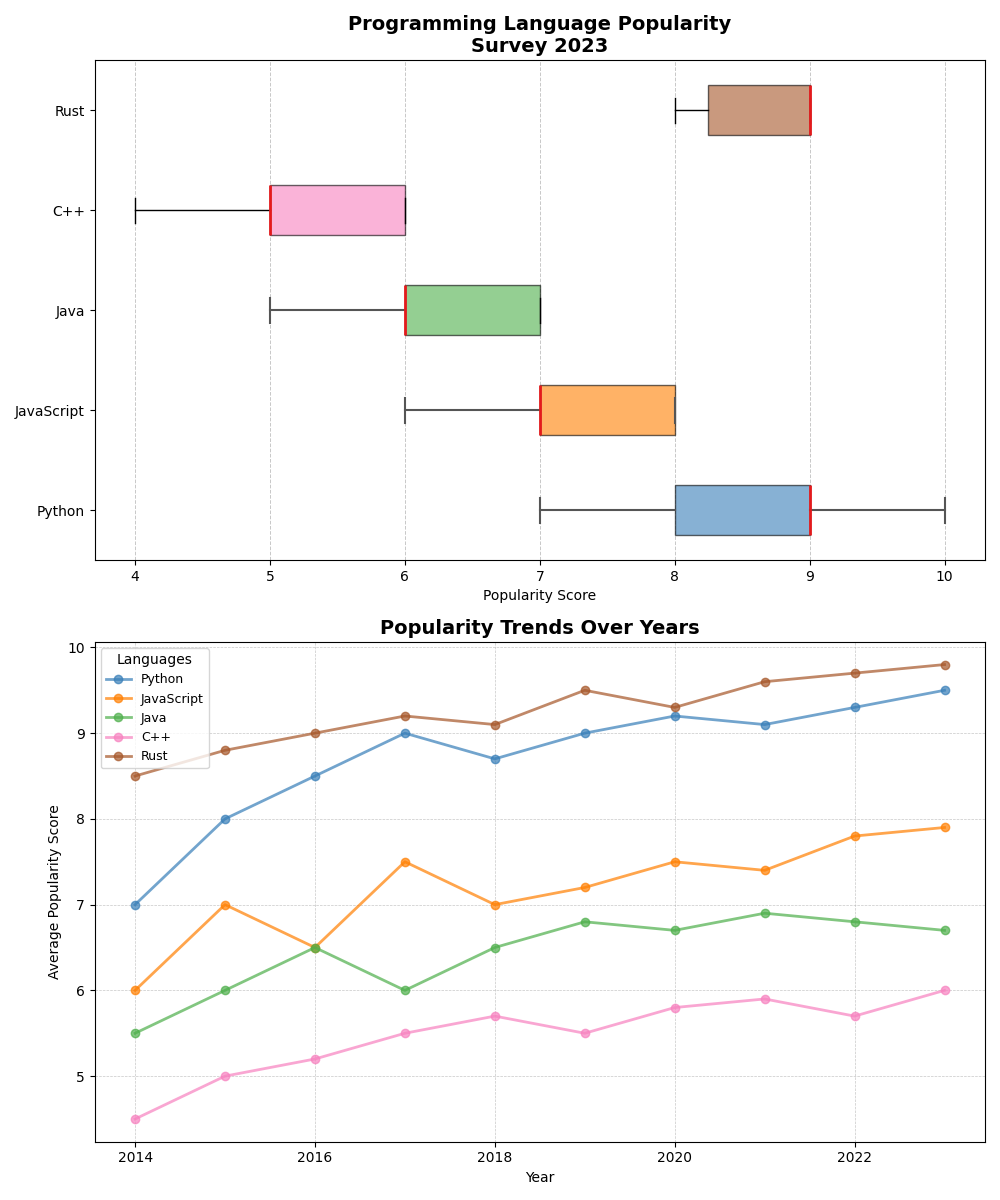

Write the Python code that produced this figure.
import matplotlib.pyplot as plt
import numpy as np

languages = ['Python', 'JavaScript', 'Java', 'C++', 'Rust']

python_scores = [8, 9, 8, 10, 9, 7, 9, 8, 9, 10]
javascript_scores = [7, 8, 6, 7, 8, 7, 6, 7, 8, 8]
java_scores = [6, 7, 6, 5, 6, 7, 6, 7, 7, 6]
cplusplus_scores = [5, 6, 5, 6, 5, 4, 5, 6, 6, 5]
rust_scores = [9, 8, 9, 9, 9, 9, 8, 9, 8, 9]

years = np.arange(2014, 2024)
avg_scores = {
    'Python': [7, 8, 8.5, 9, 8.7, 9, 9.2, 9.1, 9.3, 9.5],
    'JavaScript': [6, 7, 6.5, 7.5, 7, 7.2, 7.5, 7.4, 7.8, 7.9],
    'Java': [5.5, 6, 6.5, 6, 6.5, 6.8, 6.7, 6.9, 6.8, 6.7],
    'C++': [4.5, 5, 5.2, 5.5, 5.7, 5.5, 5.8, 5.9, 5.7, 6],
    'Rust': [8.5, 8.8, 9, 9.2, 9.1, 9.5, 9.3, 9.6, 9.7, 9.8]
}

language_scores = [python_scores, javascript_scores, java_scores, cplusplus_scores, rust_scores]

# Create a figure with two subplots stacked vertically
fig, axes = plt.subplots(2, 1, figsize=(10, 12))

box = axes[0].boxplot(language_scores, vert=False, patch_artist=True, labels=languages, notch=False, showfliers=True, whis=1.5)
colors = ['#377eb8', '#ff7f00', '#4daf4a', '#f781bf', '#a65628']
for patch, color in zip(box['boxes'], colors):
    patch.set_facecolor(color)
    patch.set_alpha(0.6)
for whisker, cap, median in zip(box['whiskers'], box['caps'], box['medians']):
    whisker.set(color='#555555', linewidth=1.5)
    cap.set(color='#555555', linewidth=1.5)
    median.set(color='#e41a1c', linewidth=2)

axes[0].set_title('Programming Language Popularity\nSurvey 2023', fontsize=14, fontweight='bold')
axes[0].set_xlabel('Popularity Score')  # Change Y-axis label to X-axis since the boxplot is now horizontal
axes[0].set_yticklabels(languages)
axes[0].grid(axis='x', linestyle='--', linewidth=0.7, alpha=0.7)

for lang, color in zip(languages, colors):
    axes[1].plot(years, avg_scores[lang], marker='o', label=lang, color=color, linewidth=2, alpha=0.7)

axes[1].set_title('Popularity Trends Over Years', fontsize=14, fontweight='bold')
axes[1].set_xlabel('Year')
axes[1].set_ylabel('Average Popularity Score')
axes[1].grid(axis='both', linestyle='--', linewidth=0.5, alpha=0.7)
axes[1].legend(title='Languages', title_fontsize='10', fontsize='9', loc='upper left')

plt.tight_layout()

plt.show()
